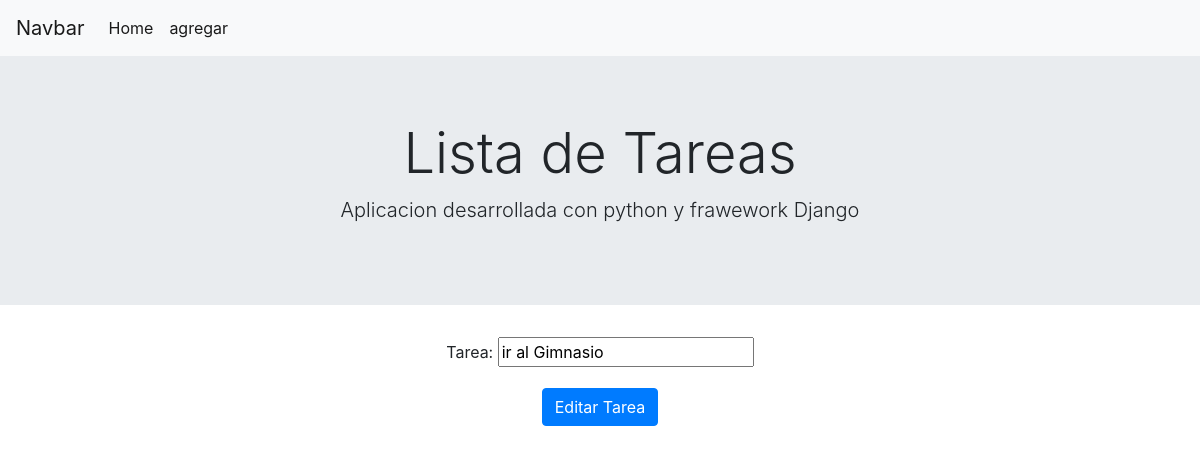
/editar/1/, run on an earlier commit of the app's database.
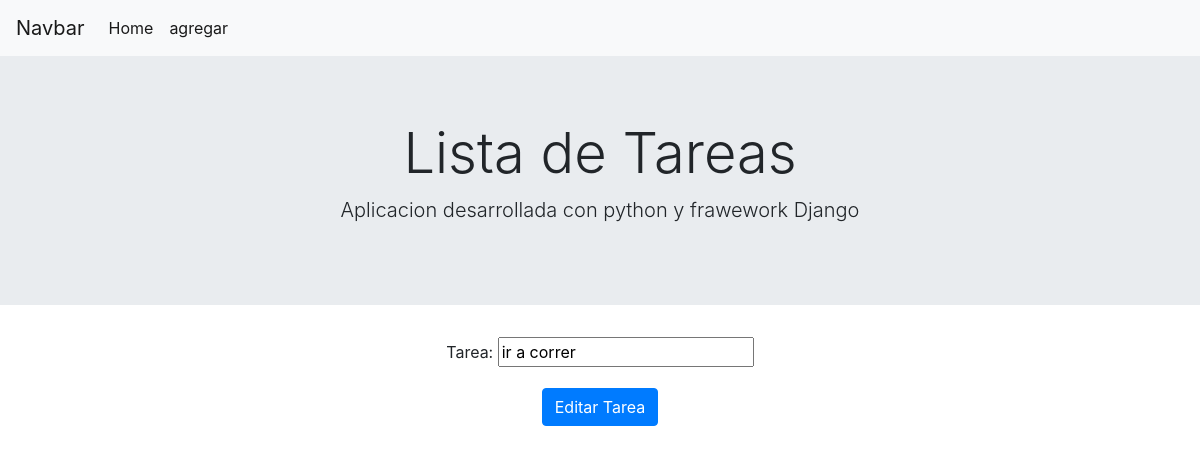
And on a later commit of the database.
### todo/models.py (models this page shows, shortened)
class Tarea(models.Model):
    tarea=models.CharField(max_length=100)

### todo/views.py (the view)
# urls.py: path("editar/<int:tarea_id>/",views.editar,name="editar"),
def editar(request, tarea_id):
    tarea=Tarea.objects.get(id=tarea_id)
    if request.method=="POST":
        form=TareaForm(request.POST, instance=tarea)
        if form.is_valid():
            form.save()
            return redirect("home")
    else:
        form=TareaForm(instance=tarea)
    return render(request,"todo/editar.html",{"form":form})

### todo/forms.py
class TareaForm(forms.ModelForm):
    class Meta:
        model=Tarea
        fields=['tarea']

### todo/templates/todo/editar.html (shortened to what this page needs)
{% extends 'todo/layout.html' %}
{% block content %}
<div class="container text-center">
<form method="post">
    <div class="form-group">
    {{ form }}
    </div>
    <button type="sumbit" class="btn btn-primary"> Editar Tarea </button>
</form>
</div>
{% endblock %}

### todo/templates/todo/layout.html (shortened to what this page needs)
<!doctype html>
<html lang="en">
  <head>
    <link rel="stylesheet" href="https://cdn.jsdelivr.net/npm/bootstrap@4.6.2/dist/css/bootstrap.min.css">
  </head>
  <body>
    <nav class="navbar navbar-expand-lg navbar-light bg-light">
        <a class="navbar-brand" href="#">Navbar</a>
        <div class="collapse navbar-collapse" id="navbarNav">
          <ul class="navbar-nav">
            <li class="nav-item">
                <a class="nav-link active" href="{% url 'home' %}">Home</a>
            <li class="nav-item">
                <a class="nav-link active" href="{% url 'agregar' %}">agregar</a>
            </li>
            </li>
          </ul>
        </div>
    </nav>
    <div class="jumbotron jumbotron-fluid">
        <div class="container text-center">
          <h1 class="display-4">Lista de Tareas</h1>
          <p class="lead">Aplicacion desarrollada con python y frawework Django</p>
        </div>
    </div>
    {% block content %}
    {% endblock %}
  </body>
</html>

What changed in the data, as far as the page shows it:
changed Tarea: tarea "ir al Gimnasio" → "ir a correr"
